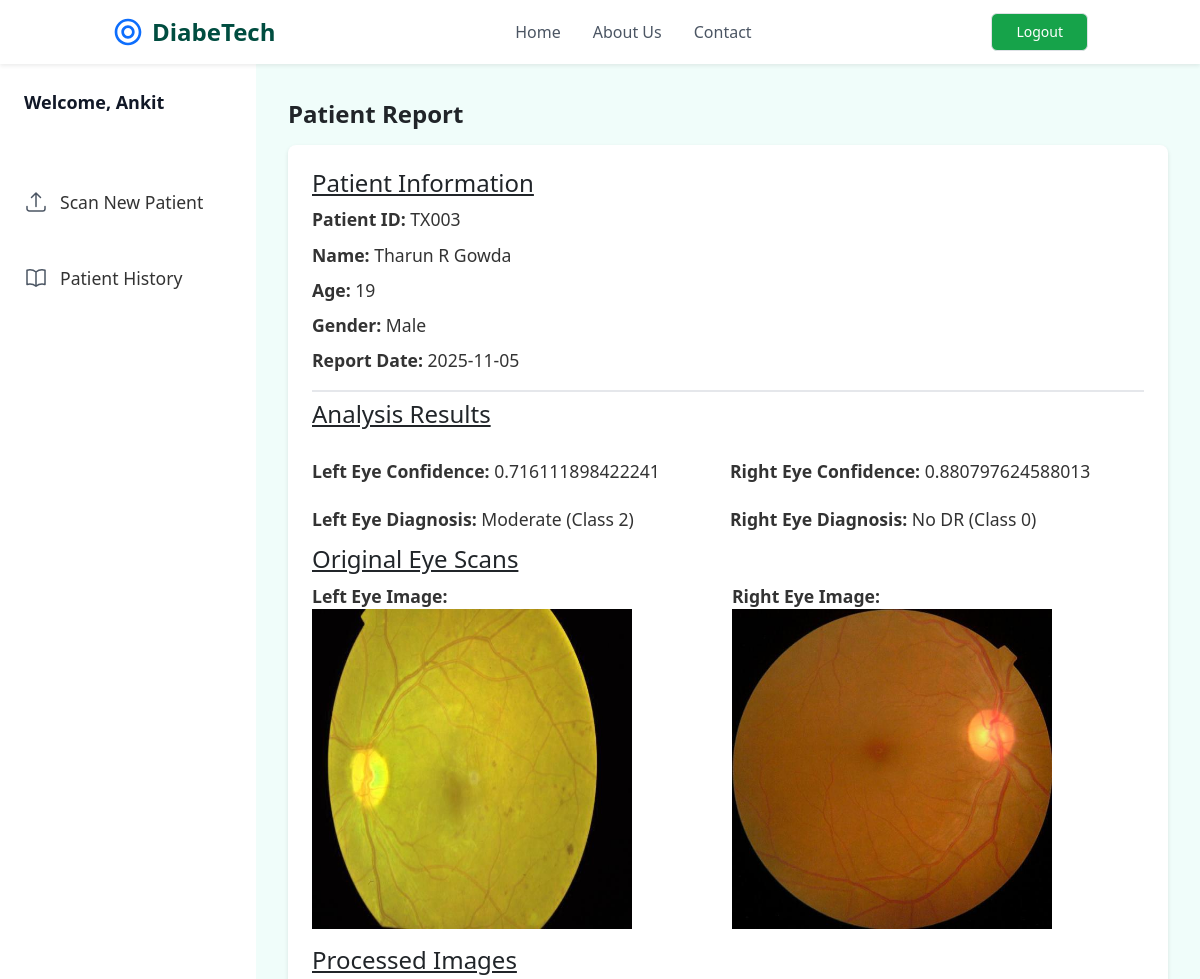
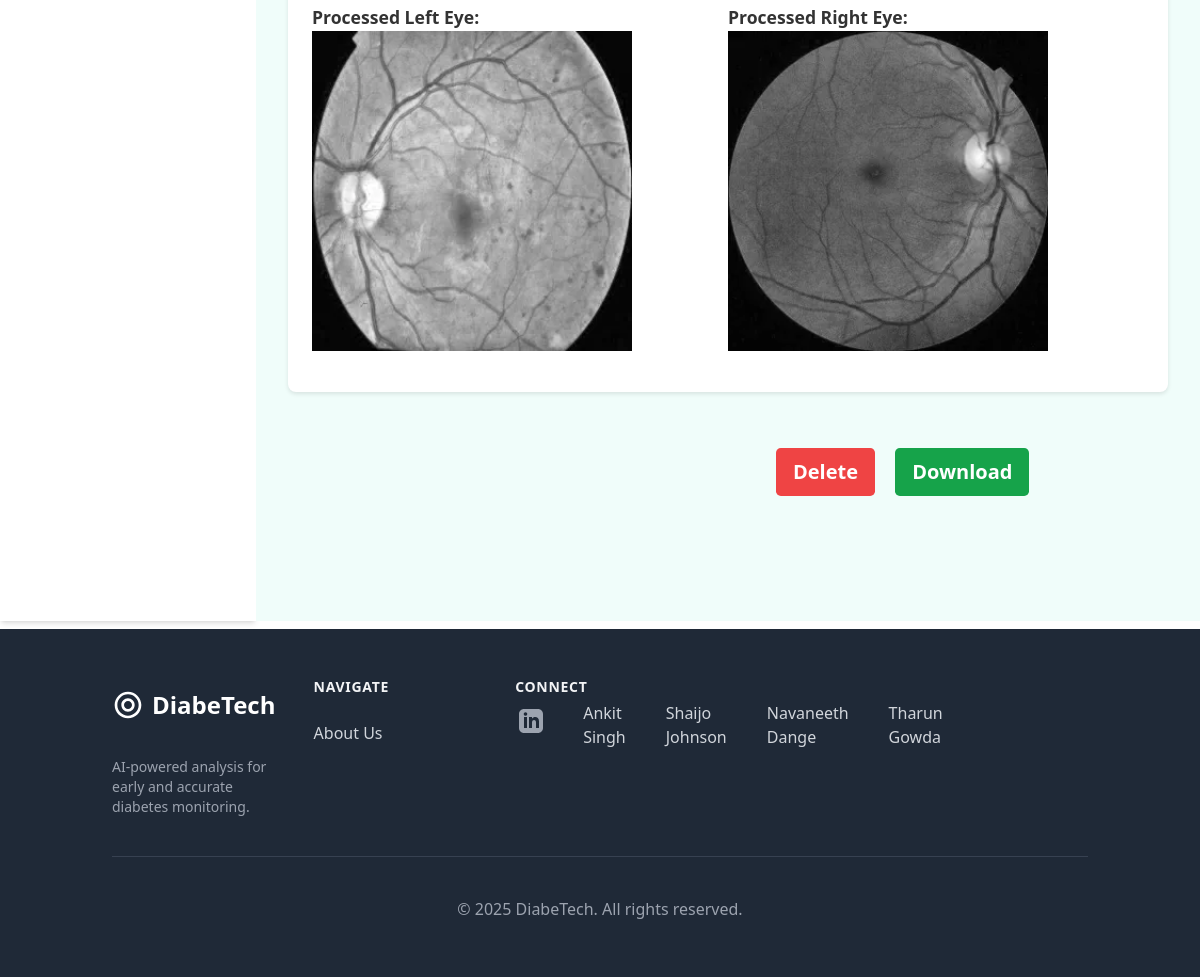
The page /patient-report/TX003 (signed in) on the database its author committed (2 pictures, top to bottom).
### retinopathy/modules.py (models this page shows, shortened)
class User(db.Model, UserMixin):
    id = db.Column(db.Integer, primary_key = True)
    username = db.Column(db.String(20), unique = True, nullable = False)
    email = db.Column(db.String(120), unique = True, nullable = False)
    password = db.Column(db.String(60), nullable = False)
    patients = db.relationship('Patient', backref = 'doctor', lazy = True)

class Patient(db.Model):
    patient_id = db.Column(db.String(20), unique = True, nullable = False, primary_key = True)
    name = db.Column(db.String(100), nullable = False)
    age = db.Column(db.Integer, nullable = False)
    sex = db.Column(db.String(10), nullable = False)
    RightEye_image_file = db.Column(db.String(100), nullable = False, default = 'default.jpg')
    LeftEye_image_file = db.Column(db.String(100), nullable = False, default = 'default.jpg')
    RightEye_diagnosis = db.Column(db.String(200), nullable = False)
    LeftEye_diagnosis = db.Column(db.String(200), nullable = False)
    date_uploaded = db.Column(db.DateTime, nullable = False, default = datetime.utcnow)
    user_id = db.Column(db.Integer, db.ForeignKey('user.id'), nullable = False)
    processed_RightEye_image_file = db.Column(db.String(100), nullable = True)
    processed_LeftEye_image_file = db.Column(db.String(100), nullable = True)
    RightEye_prediction = db.Column(db.Integer, nullable = True)
    LeftEye_prediction = db.Column(db.Integer, nullable = True)

### retinopathy/routes.py (the view)
@app.route('/patient-report/<patient_id>')
@login_required
def patient_report(patient_id):
	patient = Patient.query.get_or_404(patient_id)
	return render_template('patientreport.html', patient=patient, patient_id=patient_id)

### retinopathy/modules.py (called while the page is built)
@login_manager.user_loader
def load_user(user_id):
    return User.query.get(int(user_id))

### retinopathy/templates/patientreport.html (shortened to what this page needs)
{% extends "layout.html" %}
{% block content %}
<div class="flex h-screen" style="height: calc(200vh - 64px);">
            <aside class="w-64 bg-white shadow-md hidden md:block">
                <div class="py-4 px-6">
                    <h2 class="text-lg font-semibold text-gray-900">Welcome, {{ current_user.username }}</h2>
                </div>
                <nav class="mt-6">
                    <a href="{{ url_for('analyze_image') }}" data-page="scan-patient" class="flex items-center px-6 py-3 text-gray-600 hover:bg-gray-100">
                        <svg class="h-6 w-6" xmlns="http://www.w3.org/2000/svg" fill="none" viewBox="0 0 24 24" stroke-width="1.5" stroke="currentColor"><path stroke-linecap="round" stroke-linejoin="round" d="M3 16.5v2.25A2.25 2.25 0 005.25 21h13.5A2.25 2.25 0 0021 18.75V16.5m-13.5-9L12 3m0 0l4.5 4.5M12 3v13.5" /></svg>
                        <span class="ml-3">Scan New Patient</span>
                    </a>
                    <a href="{{ url_for('patient_history') }}" data-page="patient-list" class="flex items-center px-6 py-3 text-gray-600 hover:bg-gray-100">
                        <span class="ml-3">Patient History</span>
                    </a>
                </nav>
            </aside>
    <div class="content-section bg-teal-50 flex-1 p-2 md:p-8">
    <div class="container mx-auto px-4 py-6">
    <main class="main-h-">
        <h1 class="mt-1 flex font-semibold">Patient Report</h1>
        <div class="report-section ml=auto mr-auto p-6 bg-white rounded-lg shadow-md">
            <div class="patient-info border-b-2 pb-2 mb-2">
                <h2 class="underline">Patient Information</h2>
                <p><strong>Patient ID:</strong> {{ patient.patient_id }}</p>
                <p><strong>Name:</strong> {{ patient.name }}</p>
                <p><strong>Age:</strong> {{ patient.age }}</p>
                <p><strong>Gender:</strong> {{ patient.sex }}</p>
                <p><strong>Report Date:</strong> {{ patient.date_uploaded.strftime('%Y-%m-%d') }}</p>
            </div>
            <div class="grid grid-cols-2 gap-1 mb-1 patient-analysis">
                <h2 class="underline mb-3">Analysis Results</h2>
                <br>
                <p><strong>Left Eye Confidence:</strong> {{ patient.LeftEye_diagnosis }}</p>
                <p class=""><strong>Right Eye Confidence:</strong> {{ patient.RightEye_diagnosis }}</p>
                <p><strong>Left Eye Diagnosis:</strong> {{ patient.LeftEye_prediction }}</p>
                <p class=""><strong>Right Eye Diagnosis:</strong> {{ patient.RightEye_prediction }}</p>
            </div>
            <h2 class="underline">Original Eye Scans</h2>
            <div class="eye-images grid grid-cols-2 gap-2 mb-2 display: flex; space-x-5;">
                <p><strong>Left Eye Image:</strong>
                <img src="{{ url_for('static', filename='Eye_pictures/' + patient.LeftEye_image_file) }}" alt="Left Eye Image" class=" w-80 h-auto"></p>
                <p><strong>Right Eye Image:</strong>
                <img src="{{ url_for('static', filename='Eye_pictures/' + patient.RightEye_image_file) }}" alt="Right Eye Image" class=" w-80 h-auto"></p>
            </div>
            <h2 class="underline">Processed Images</h2>
            <div class="processed_images grid grid-cols-2 gap-0 mb-2 display: flex; ">
                <p><strong>Processed Left Eye:</strong>
                <img src="{{ url_for('static', filename='processed_images/' + patient.processed_LeftEye_image_file) }}" alt="Processed Left Eye" class="w-80 h-auto"></p>
                <p><strong>Processed Right Eye:</strong>
                <img src="{{ url_for('static', filename='processed_images/' + patient.processed_RightEye_image_file) }}" alt="Processed Right Eye" class="w-80 h-auto"> </p>
            </div>
        </div>
    </main>
</div>
    <form action="{{ url_for('delete_post', patient_id = patient.patient_id )}}" method="POST" style="display:inline ;" class="pl-64 ml-64">
            <span><button type="submit" class="btn bg-red-500 hover:bg-red-700 hover:scale-105 font-semibold text-white btn-lg" onclick="return confirm('Are you sure you want to delete this post?');">Delete</button></span>
    </form>
    <form action="{{ url_for('download_pdf_report', patient_id = patient.patient_id )}}" method="GET" style="display:inline ;" class="pl-4">
            <span><button type="submit" class="btn bg-green-600 hover:bg-green-900 hover:scale-105 font-semibold text-white btn-lg">Download</button></span>
    </form>
{% endblock content %}

### retinopathy/templates/patientreport.html (style rules this page uses)
.report-section { background-color: #f9f9f9; padding: 1.5em; border-radius: 8px; box-shadow: 0 2px 4px rgba(0, 0, 0, 0.1); margin-bottom: 2em; margin-top: 1em; }
h1, h2 { font-size: 1.5em; }
p { font-size: 1.1em; color: #333; margin: 0.5em 0; }
span { font-size: 1.1em; color: #333; margin: 0.5em 0; }
main { min-height: calc(100vh - 64px - 4rem); }

### rows shown on the page
User: username "Ankit"
Patient: patient_id "TX003", name "Tharun R Gowda", age "19", sex "Male", date_uploaded "2025-11-05", LeftEye_diagnosis "0.716111898422241", RightEye_diagnosis "0.880797624588013", LeftEye_prediction "Moderate (Class 2)", RightEye_prediction "No DR (Class 0)", LeftEye_image_file (picture), RightEye_image_file (picture), processed_LeftEye_image_file (picture), processed_RightEye_image_file (picture)
